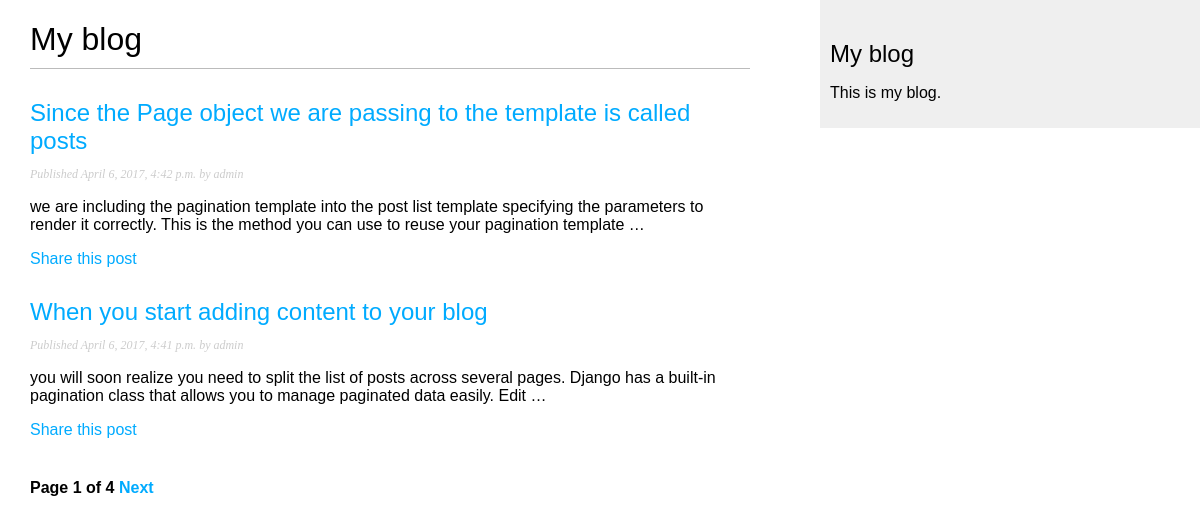
Screenshot of /blog/ with the database file from the repository.
### blog/models.py (models this page shows, shortened)
class Post(models.Model):
    objects = models.Manager() #The default manager
    published = PublishedManager() #Our custom manager
    STATUS_CHOICES = (('draft','Draft'),
                      ('published','Published'),
                      )
    title = models.CharField(max_length=250)
    slug = models.SlugField(max_length=250,unique_for_date='publish')
    author = models.ForeignKey(User,related_name='blog_posts')
    body = models.TextField()
    publish = models.DateTimeField(default=timezone.now)
    created = models.DateTimeField(auto_now_add=True)
    updated = models.DateTimeField(auto_now_add=True)
    status = models.CharField(max_length=10,choices=STATUS_CHOICES,default='draft')
    def get_absolute_url(self):
        return reverse('blog:post_detail',
                       args=[self.publish.year,
                             self.publish.strftime('%m'),
                             self.publish.strftime('%d'),
                             self.slug]
                       )
    class Meta:
        ordering = ('-publish',)

### blog/views.py (the view)
def post_list(request):
    object_list = Post.published.all()
    paginator = Paginator(object_list,2)
    page = request.GET.get('page',1)
    print(page)
    try:
        posts = paginator.page(page)
    except PageNotAnInteger:
        posts = paginator.page(1)
    except EmptyPage:
        posts = paginator.page(paginator.num_pages)
    return render(request,'blog/post/list.html',{'page':page,'posts':posts})

### blog/models.py (called while the page is built)
    def get_queryset(self):
        return super(PublishedManager,self).get_queryset().filter(status='published')

### blog/templates/blog/post/list.html (shortened to what this page needs)
{% extends "blog/base.html" %}
{% block content %}
    <h1>My blog</h1>
    {% for post in posts %}
    <h2>
        <a href="{{ post.get_absolute_url }}">{{ post.title }}</a>
    </h2>
    <p class="date">
        Published {{ post.publish }} by {{ post.author }}
    </p>
    {{ post.body|truncatewords:30|linebreaks }}
        <a href="{% url 'blog:post_share' post.id %}">Share this post</a>
    {% endfor %}
    {% include 'paginate.html' %}
{% endblock %}

### blog/templates/blog/base.html (shortened to what this page needs)
{% load staticfiles %}
<!DOCTYPE html>
<html>
<head>
    <link href="{% static "css/blog.css" %}" rel="stylesheet">
</head>
<body>
    <div id="content">
        {% block content %}
        {% endblock %}
    </div>
    <div id="sidebar">
        <h2>My blog</h2>
        <p>This is my blog.</p>
    </div>
</body>
</html>

### blog/templates/paginate.html (shortened to what this page needs)
<div class="pagination">
    <span class="current">
        Page {{ posts.number }} of {{ posts.paginator.num_pages }}
    </span>
        {% if posts.has_next %}
        <a href="?page={{ posts.next_page_number }}">Next</a>
        {% endif %}
</div>

### blog/static/css/blog.css (style rules this page uses)
body { margin:0; padding:0; font-family:helvetica, sans-serif; }
a { color:#00abff; text-decoration:none; }
h1 { font-weight:normal; border-bottom:1px solid #bbb; padding:0 0 10px 0; }
h2 { font-weight:normal; margin:30px 0 0; }
#content { float:left; width:60%; padding:0 0 0 30px; }
#sidebar { float:right; width:30%; padding:10px; background:#efefef; height:100%; }
p.date { color:#ccc; font-family: georgia, serif; font-size: 12px; font-style: italic; }
.pagination { margin:40px 0; font-weight:bold; }

### rows the page displays
Post: title "Since the Page object we are passing to the template is called posts", publish "April 6, 2017, 4:42 p.m.", author "admin", body "we are including the pagination template into the post list template specifying the parameters to render it correctly. This is the method you can use to reuse your pagination template …"
Post: title "When you start adding content to your blog", publish "April 6, 2017, 4:41 p.m.", author "admin", body "you will soon realize you need to split the list of posts across several pages. Django has a built-in pagination class that allows you to manage paginated data easily. Edit …"

### other values shown
{{ posts.number }} "1"
{{ posts.paginator.num_pages }} "4"
